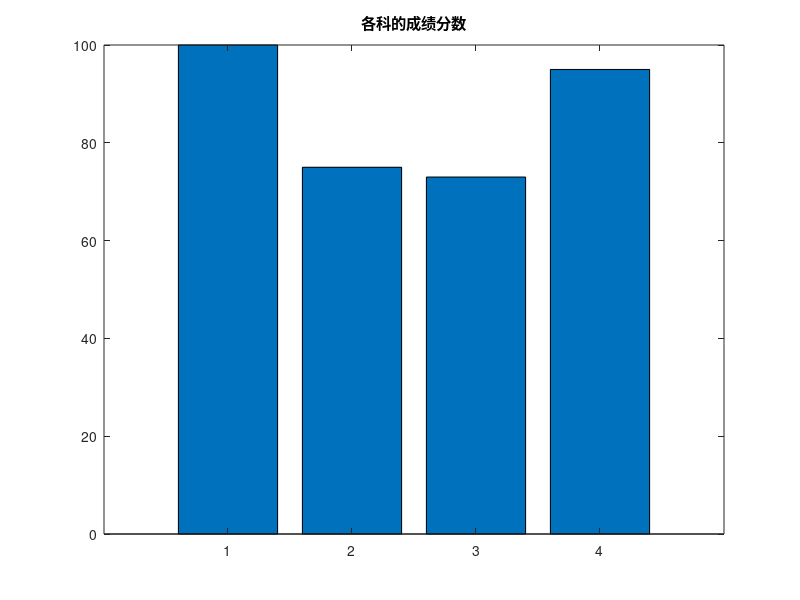

This chart was generated by the following MATLAB code:
student.name ='guo yu';
student.id='1262425287@qq.com';
student.number = 301073268;
student.grade = [100,75,73,95];

bar(student.grade)
title("各科的成绩分数")
student

